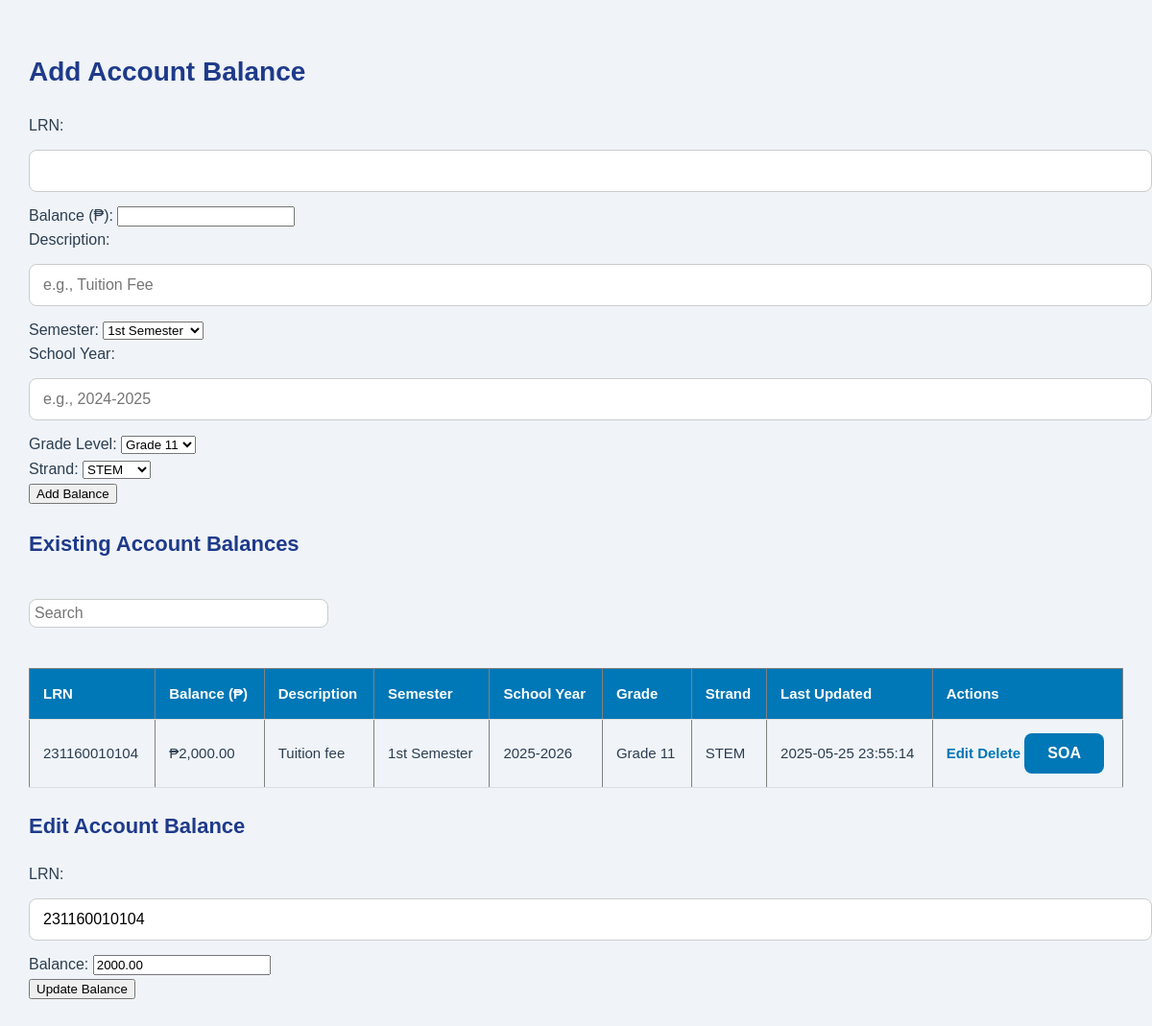
Page /balance.php?edit=231160010104 on the committed database.
### tables this page shows
CREATE TABLE `account_balance` (
  `id` int(11) NOT NULL,
  `student_id` bigint(50) NOT NULL,
  `balance` varchar(50) NOT NULL,
  `description` varchar(255) DEFAULT NULL,
  `semester` varchar(50) DEFAULT NULL,
  `school_year` varchar(20) DEFAULT NULL,
  `grade_level` varchar(10) DEFAULT NULL,
  `strand` varchar(50) DEFAULT NULL,
  `date_updated` datetime DEFAULT current_timestamp() ON UPDATE current_timestamp()
);

### balance.php (the view, shortened to what this page needs)
<?php
include 'db.php';
?>
<!DOCTYPE html>
<html lang="en">
<head>
    <link rel="stylesheet" href="css/admin.css">
</head>
<body>
<h2>Add Account Balance</h2>
<form method="POST" action="balance.php">
    LRN: <input type="text" name="student_id" required><br>
    Balance (₱): <input type="number" step="0.01" name="balance" required><br>
    Description: <input type="text" name="description" placeholder="e.g., Tuition Fee" required><br>
    Semester:
    <select name="semester" required>
        <option value="1st Semester">1st Semester</option>
    </select><br>
    School Year: <input type="text" name="school_year" placeholder="e.g., 2024-2025" required><br>
    Grade Level:
    <select name="grade_level" required>
        <option value="Grade 11">Grade 11</option>
    </select><br>
    Strand:
    <select name="strand" required>
        <option value="STEM">STEM</option>
    </select><br>
    <input type="submit" value="Add Balance">
</form>
<h3>Existing Account Balances</h3>
<input type="text" id="searchInput" placeholder="Search" style="margin-top: 20px; padding: 5px; width: 300px;">
<table border="1" cellpadding="5">
<tr>
    <th>LRN</th>
    <th>Balance (₱)</th>
    <th>Description</th>
    <th>Semester</th>
    <th>School Year</th>
    <th>Grade</th>
    <th>Strand</th>
    <th>Last Updated</th>
    <th>Actions</th>
</tr>
<?php
$result = $conn->query("SELECT * FROM account_balance");
while ($row = $result->fetch_assoc()) {
    echo "<tr>
        <td>{$row['student_id']}</td>
        <td>₱" . number_format($row['balance'], 2) . "</td>
        <td>{$row['description']}</td>
        <td>{$row['semester']}</td>
        <td>{$row['school_year']}</td>
        <td>{$row['grade_level']}</td>
        <td>{$row['strand']}</td>
        <td>{$row['date_updated']}</td>
        <td>
            <a href='balance.php?edit={$row['student_id']}'>Edit</a>
            <a href='balance.php?delete={$row['student_id']}' onclick='return confirm(\"Delete this balance?\")'>Delete</a>
            <button type='button' onclick='generateSOA(\"{$row['student_id']}\", \"{$row['balance']}\", \"{$row['description']}\", \"{$row['semester']}\", \"{$row['school_year']}\", \"{$row['grade_level']}\", \"{$row['strand']}\")'>SOA</button>
        </td>
    </tr>";
}
?>
</table>
<?php
if (isset($_GET['edit'])) {
    $student_id = $_GET['edit'];
    $edit = $conn->query("SELECT * FROM account_balance WHERE student_id='$student_id'")->fetch_assoc();
?>
    <h3>Edit Account Balance</h3>
    <form method="POST" action="balance.php">
        LRN: <input type="text" value="<?php echo htmlspecialchars($edit['student_id']); ?>" readonly><br>
        Balance: <input type="number" step="0.01" name="balance" value="<?php echo htmlspecialchars($edit['balance']); ?>" required><br>
        <input type="submit" value="Update Balance">
    </form>
<?php } ?>
</body>
</html>

### css/admin.css (style rules this page uses)
body { font-family: 'Poppins', sans-serif; background: #f0f4f8; color: #2c3e50; margin: 0; padding: 30px; line-height: 1.6; }
h2, h3 { color: #1e3a8a; margin-bottom: 20px; font-weight: 700; }
h2 { font-size: 28px; }
h3 { font-size: 22px; }
input[type="text"] { width: 100%; padding: 12px 14px; margin: 12px 0; border: 1px solid #ccc; border-radius: 8px; font-size: 16px; background: #fff; }
button { padding: 12px 24px; background-color: #0077b6; color: #fff; border: none; border-radius: 8px; cursor: pointer; font-size: 16px; font-weight: 600; transition: background 0.2s ease; }
table { width: 100%; margin-top: 30px; border-collapse: collapse; }
th, td { padding: 14px; text-align: left; border-bottom: 1px solid #ddd; font-size: 15px; }
th { background-color: #0077b6; color: #fff; }
a { color: #0077b6; text-decoration: none; font-weight: 600; }

### rows in the picture
account_balance: student "231160010104", balance "2,000.00", description "Tuition fee", semester "1st Semester", school_year "2025-2026", grade_level "Grade 11", strand "STEM", date_updated "2025-05-25 23:55:14", balance "2000.00"
